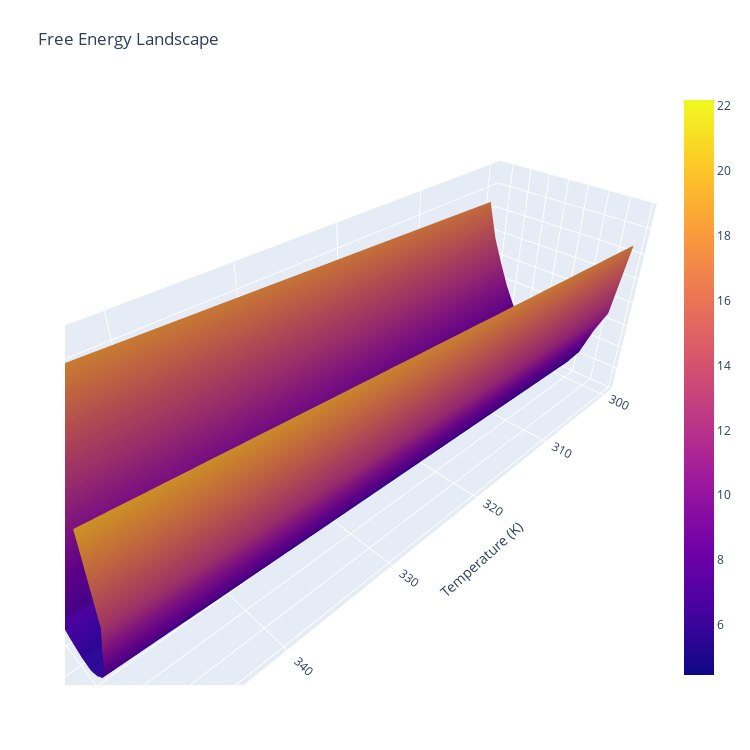

Here is the notebook cell this chart was saved with:
### Code cell
import plotly.graph_objects as go 

z = g_vecs

fig = go.Figure(data=[go.Surface(x=g_vecs.columns, y=np.linspace(1, N_PLANES, N_PLANES), z=z.values)])
fig.update_layout(title='Free Energy Landscape',
                  scene=dict(xaxis_title='Temperature (K)', yaxis_title='Structured Elems', zaxis_title='Free Energy (kJ/mol)'),
                  width=750, height=750, autosize = False,
                  margin=dict(l=65, r=50, b=65, t=90)
                  )

### Figure 1 — Plotly figure (JSON) as saved in the notebook; plotly's stock layout.template omitted (floating-point values rounded to 4 significant figures; data arrays with more than 128 entries replaced by an {"elided": "..."} marker saying what was removed)
{"data": [{"type": "surface", "x": [300, 305, 310, 315, 320, 325, 330, 335, 340, 345, 350], "y": [1, 2, 3, 4, 5, 6, 7, 8, 9, 10, 11, 12, 13, 14, 15, 16], "z": {"elided": "17x11 float values"}}], "layout": {"autosize": false, "height": 750, "margin": {"b": 65, "l": 65, "r": 50, "t": 90}, "scene": {"xaxis": {"title": {"text": "Temperature (K)"}}, "yaxis": {"title": {"text": "Structured Elems"}}, "zaxis": {"title": {"text": "Free Energy (kJ/mol)"}}}, "title": {"text": "Free Energy Landscape"}, "width": 750}}
